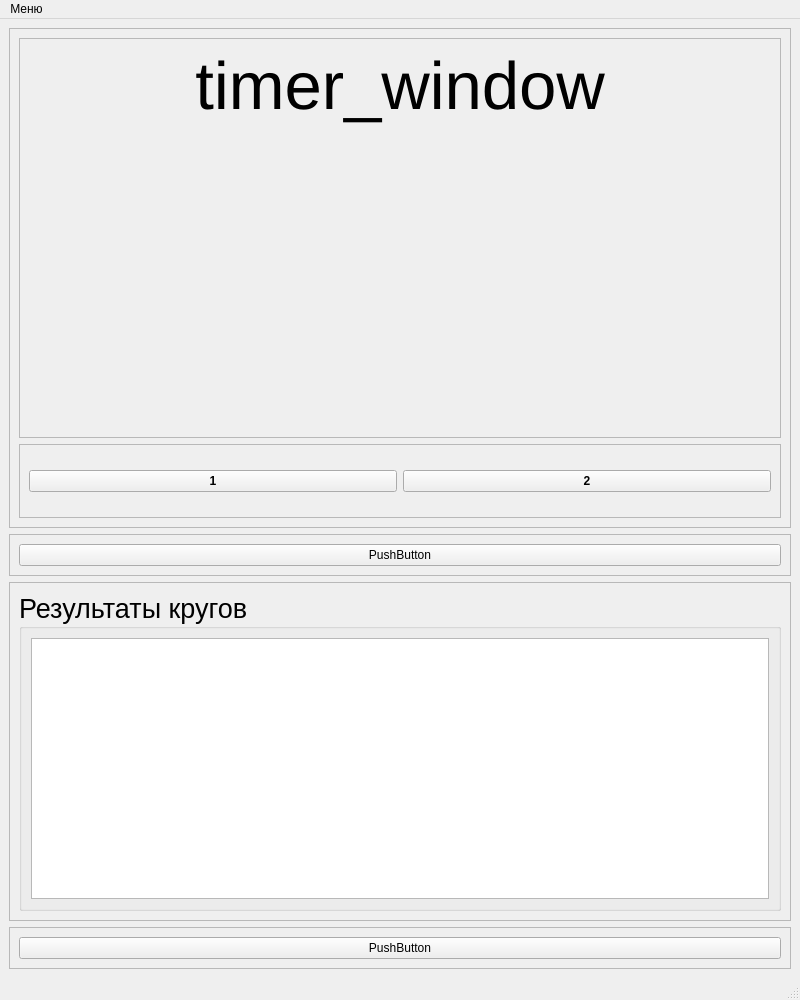
<?xml version="1.0" encoding="UTF-8"?>
<ui version="4.0">
 <class>MainWindow</class>
 <widget class="QMainWindow" name="MainWindow">
  <property name="geometry">
   <rect>
    <x>0</x>
    <y>0</y>
    <width>800</width>
    <height>1000</height>
   </rect>
  </property>
  <property name="sizePolicy">
   <sizepolicy hsizetype="Fixed" vsizetype="Fixed">
    <horstretch>0</horstretch>
    <verstretch>0</verstretch>
   </sizepolicy>
  </property>
  <property name="minimumSize">
   <size>
    <width>800</width>
    <height>1000</height>
   </size>
  </property>
  <property name="maximumSize">
   <size>
    <width>800</width>
    <height>1000</height>
   </size>
  </property>
  <property name="windowTitle">
   <string>MainWindow</string>
  </property>
  <widget class="QWidget" name="centralwidget">
   <layout class="QVBoxLayout" name="verticalLayout">
    <item>
     <widget class="QFrame" name="frame_upper">
      <property name="minimumSize">
       <size>
        <width>0</width>
        <height>500</height>
       </size>
      </property>
      <property name="frameShape">
       <enum>QFrame::StyledPanel</enum>
      </property>
      <property name="frameShadow">
       <enum>QFrame::Raised</enum>
      </property>
      <layout class="QVBoxLayout" name="verticalLayout_3">
       <item>
        <widget class="QFrame" name="frame_display">
         <property name="minimumSize">
          <size>
           <width>0</width>
           <height>400</height>
          </size>
         </property>
         <property name="frameShape">
          <enum>QFrame::StyledPanel</enum>
         </property>
         <property name="frameShadow">
          <enum>QFrame::Raised</enum>
         </property>
         <layout class="QVBoxLayout" name="verticalLayout_5">
          <item>
           <widget class="QLabel" name="lb_timer">
            <property name="font">
             <font>
              <pointsize>50</pointsize>
             </font>
            </property>
            <property name="text">
             <string>timer_window</string>
            </property>
            <property name="alignment">
             <set>Qt::AlignHCenter|Qt::AlignTop</set>
            </property>
           </widget>
          </item>
         </layout>
        </widget>
       </item>
       <item>
        <widget class="QFrame" name="frame_controls">
         <property name="frameShape">
          <enum>QFrame::StyledPanel</enum>
         </property>
         <property name="frameShadow">
          <enum>QFrame::Raised</enum>
         </property>
         <layout class="QHBoxLayout" name="horizontalLayout">
          <item>
           <widget class="QPushButton" name="pb_startstop">
            <property name="font">
             <font>
              <bold>true</bold>
             </font>
            </property>
            <property name="text">
             <string>1</string>
            </property>
           </widget>
          </item>
          <item>
           <widget class="QPushButton" name="pb_clear">
            <property name="font">
             <font>
              <bold>true</bold>
             </font>
            </property>
            <property name="text">
             <string>2</string>
            </property>
           </widget>
          </item>
         </layout>
        </widget>
       </item>
      </layout>
     </widget>
    </item>
    <item>
     <widget class="QFrame" name="frame_save_time">
      <property name="frameShape">
       <enum>QFrame::StyledPanel</enum>
      </property>
      <property name="frameShadow">
       <enum>QFrame::Raised</enum>
      </property>
      <layout class="QVBoxLayout" name="verticalLayout_7">
       <item>
        <widget class="QPushButton" name="pb_save_time">
         <property name="text">
          <string>PushButton</string>
         </property>
        </widget>
       </item>
      </layout>
     </widget>
    </item>
    <item>
     <widget class="QFrame" name="frame_lower">
      <property name="frameShape">
       <enum>QFrame::StyledPanel</enum>
      </property>
      <property name="frameShadow">
       <enum>QFrame::Raised</enum>
      </property>
      <layout class="QVBoxLayout" name="verticalLayout_2">
       <item>
        <widget class="QGroupBox" name="groupBox">
         <property name="font">
          <font>
           <pointsize>20</pointsize>
          </font>
         </property>
         <property name="title">
          <string>Результаты кругов</string>
         </property>
         <layout class="QVBoxLayout" name="verticalLayout_4">
          <item>
           <widget class="QTextEdit" name="te_results"/>
          </item>
         </layout>
        </widget>
       </item>
      </layout>
     </widget>
    </item>
    <item>
     <widget class="QFrame" name="frame_exit">
      <property name="frameShape">
       <enum>QFrame::StyledPanel</enum>
      </property>
      <property name="frameShadow">
       <enum>QFrame::Raised</enum>
      </property>
      <layout class="QVBoxLayout" name="verticalLayout_6">
       <item>
        <widget class="QPushButton" name="pb_exit">
         <property name="text">
          <string>PushButton</string>
         </property>
        </widget>
       </item>
      </layout>
     </widget>
    </item>
   </layout>
  </widget>
  <widget class="QMenuBar" name="menubar">
   <property name="geometry">
    <rect>
     <x>0</x>
     <y>0</y>
     <width>800</width>
     <height>21</height>
    </rect>
   </property>
   <widget class="QMenu" name="menu">
    <property name="title">
     <string>Меню</string>
    </property>
    <addaction name="action_about"/>
    <addaction name="separator"/>
    <addaction name="action_close"/>
   </widget>
   <addaction name="menu"/>
  </widget>
  <widget class="QStatusBar" name="statusbar"/>
  <action name="action_about">
   <property name="text">
    <string>О программе</string>
   </property>
  </action>
  <action name="action_close">
   <property name="text">
    <string>Выход</string>
   </property>
  </action>
 </widget>
 <resources/>
 <connections/>
</ui>
